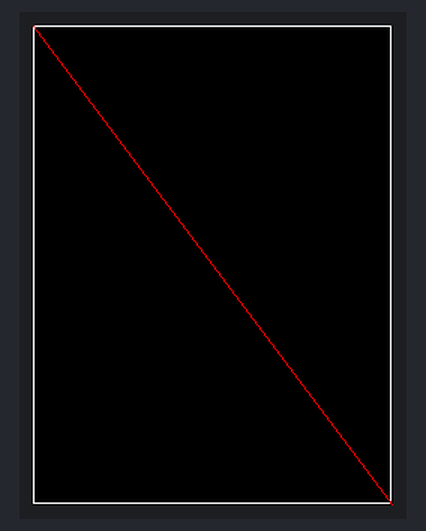
Simulated run of this sketch. Board: ESP32. On the bench: 240×320 colour display. What the sketch prints to the serial monitor is not drawn.

Above: at 2.6 s.

The sketch:

TFT_pruebas.ino
```cpp
#include <TFT_eSPI.h>
TFT_eSPI tft = TFT_eSPI();

void setup() {
  Serial.begin(115200);
  Serial.println("Iniciando prueba de display");

  tft.init();
  tft.setRotation(0);
  Serial.println("Pantalla inicializada");

  // Test de colores básicos
  tft.fillScreen(TFT_BLACK);
  delay(500);
  Serial.println("Negro OK");

  tft.fillScreen(TFT_RED);
  delay(500);
  Serial.println("Rojo OK");

  tft.fillScreen(TFT_GREEN);
  delay(500);
  Serial.println("Verde OK");

  tft.fillScreen(TFT_BLUE);
  delay(500);
  Serial.println("Azul OK");
}

void loop() {
  // Patrón de diagnóstico
  tft.fillScreen(TFT_BLACK);
  tft.drawRect(0, 0, tft.width()-1, tft.height()-1, TFT_WHITE);
  tft.drawLine(0, 0, tft.width()-1, tft.height()-1, TFT_RED);
  delay(2000);
}
```
